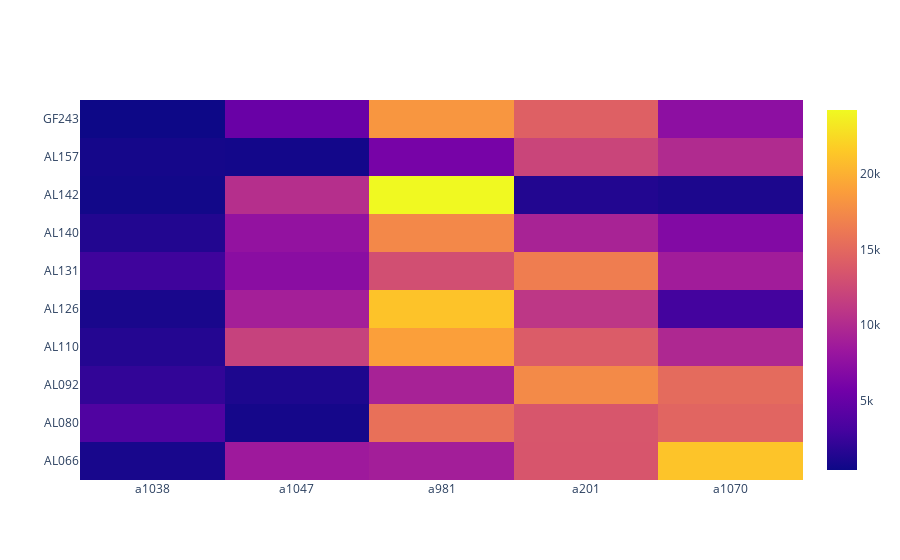

Here is the notebook cell this chart was saved with:
### Code cell
import plotly.graph_objects as go

str_id=['a'+str(i) for i in axonal_df_inner.columns]
#Note that the x must be converted to string for the heat map to work with a letter
#for future, replace this id with acrynom

fig = go.Figure(data=go.Heatmap(
                   z=axonal_df_inner.values,
                   x=str_id,
                   y=axonal_df_inner.index,
                   hoverongaps = False))
fig.show()

### Figure 1 — Plotly figure (JSON) as saved in the notebook; plotly's stock layout.template omitted (floating-point values rounded to 4 significant figures)
{"data": [{"hoverongaps": false, "type": "heatmap", "x": ["a1038", "a1047", "a981", "a201", "a1070"], "y": ["AL066", "AL080", "AL092", "AL110", "AL126", "AL131", "AL140", "AL142", "AL157", "GF243"], "z": [[914, 8551, 8931, 13512, 21207], [3648, 772, 15635, 13548, 14734], [2124, 1144, 9227, 17523, 15199], [1495, 11934, 18933, 14040, 9805], [944, 9014, 21147, 10995, 2959], [2719, 7193, 13013, 16591, 8751], [1371, 7798, 17387, 9330, 6740], [657, 10332, 24257, 1395, 1083], [777, 691, 5999, 12176, 9989], [405, 5147, 18317, 14394, 7412]]}], "layout": {"autosize": true, "xaxis": {"autorange": true, "range": [-0.5, 4.5], "type": "category"}, "yaxis": {"autorange": true, "range": [-0.5, 9.5], "type": "category"}}}
